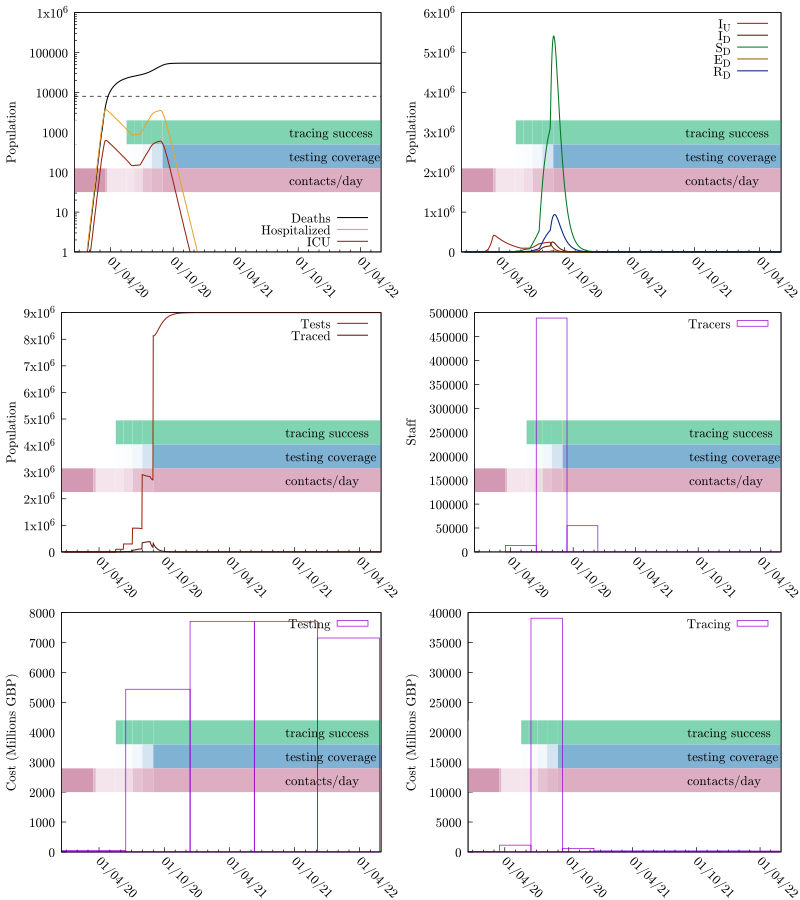

gnuplot code for this plot:
set terminal pdfcairo color enhanced dashed font "cmr10,14" size 8,9
seed="ptti-scenario-Untargeted_PTTI_Face_Coverings"
set output sprintf("%s.pdf", seed)
set multiplot layout 3,2
odefile=sprintf("%s-out-0.tsv", seed)
ttfile=sprintf("%s-out-0-testtrace.tsv", seed)
trfile=sprintf("%s-out-0-trcosts.tsv", seed)
tefile=sprintf("%s-out-0-tecosts.tsv", seed)
etimesfile=sprintf("%s-events.gp", seed)

set tics nomirror
set ylabel 'Population'

set yrange [0:]

set style fill transparent solid 0.25 noborder

# Colors
color_SU = '#00aa55'
color_SD = '#007722'

color_EU = '#eba134'
color_ED = '#945e0f'

color_IU = '#9c210e'
color_ID = '#5e160b'

color_RU = '#0055aa'
color_RD = '#002277'

# These are from the economic model inputs
Hospitalized_Pct_Deaths=0.44
ICU_Fatality=0.59
ICU_Pct=0.17
IFR=0.008
Non_ICU_Fatality=0.36

HF = IFR*Hospitalized_Pct_Deaths/(ICU_Pct*ICU_Fatality+(1-ICU_Pct)*Non_ICU_Fatality)
ICUF = HF*ICU_Pct

set key bottom right
set xdata time
set timefmt "%Y-%m-%d %H:%M:%S"
set format x "%d/%m/%y"

load etimesfile

set xtics rotate by -45 3600*24*30*6

set yrange [1:1e6]
set log y

set arrow from graph 0, first 8000 to graph 1, first 8000 nohead lc 0 dt '--'
plot odefile u 1:(($9+$10)*IFR) w l lw 1.5 lc 0 ti "Deaths", "" u 1:(($7+$8)*HF) w l lw 1.5 lc rgb color_EU ti "Hospitalized", "" u 1:(($7+$8)*ICUF) w l lw 1.5 lc rgb color_IU ti "ICU"

unset log y
unset arrow

set autoscale y
set yrange [0:]
set key top right

# set y2tics 0.5
# set y2range [0:4]

plot odefile u 1:7 w l lw 1.5 lc rgb color_IU ti "I_U", odefile u 1:8 w l lw 1.5 lc rgb color_ID ti "I_D", \
     odefile u 1:4 w l lw 1.5 lc rgb color_SD ti "S_D", odefile u 1:6 w l lw 1.5 lc rgb color_ED ti "E_D", \
     odefile u 1:10 w l lw 1.5 lc rgb color_RD ti "R_D"#, odefile u 1:13 w l axis x1y2 lc 0 ti "R"


plot ttfile u 1:3 w l lw 1.5 lc rgb color_IU ti "Tests", ttfile u 1:4 w l lw 1.5 lc rgb color_ID ti "Traced"

unset log y
unset yrange
set autoscale y
set style fill empty

set ylabel "Staff"
plot trfile u 1:5 w boxes ti "Tracers"

set ylabel "Cost (Millions GBP)"
plot tefile u 1:($5/1000000) w boxes ti "Testing"
plot trfile u 1:($6/1000000) w boxes ti "Tracing"

unset multiplot
set output
